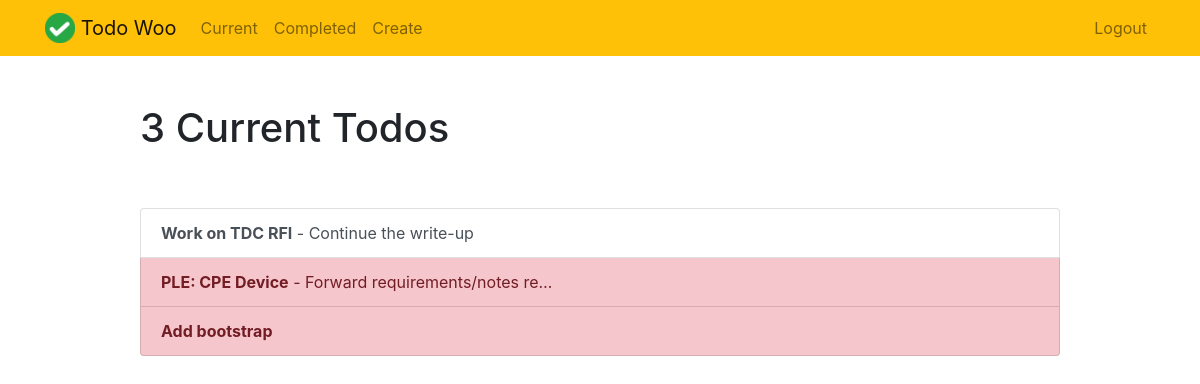
/current/ (signed in), run on the app's committed database.
### todo/models.py (models this page shows, shortened)
class Todo(models.Model):
    title = models.CharField(max_length=100)
    memo = models.TextField(blank=True)
    datecreated = models.DateTimeField(auto_now_add=True)
    datedue = models.DateField(null=True, blank=True)
    datecompleted = models.DateTimeField(null=True, blank=True)
    important = models.BooleanField(default=False)
    completed = models.BooleanField(default=False)
    user = models.ForeignKey(User, on_delete=models.CASCADE)

### todo/views.py (the view)
# urls.py: path('current/', views.currenttodos, name='currenttodos'),
@login_required
def currenttodos(request):
    todos = Todo.objects.filter(user=request.user, completed=False)
    return render(request, 'todo/currenttodos.html', {'todos':todos})

### todo/templates/todo/currenttodos.html
{% extends "todo/base.html" %}
{% block content %}
    <div class="row justify-content-center mt-5">
        <div class="col-md-10">
            {% if todos %}
                 <h1>{{ todos.count }} Current Todo{{ todos.count|pluralize }}</h1>
            {% else %}
                           <h1>Current Todos</h1>
            {% endif %}
        </div>
    </div>
    <div class="row justify-content-center mt-5">
        <div class="col-md-10">
        {% if todos %}
            <div class="list-group">
                {% for todo in todos %}
                    <a href="{% url 'viewtodo' todo.id %}" class="list-group-item list-group-item-action{% if todo.important %} list-group-item-danger{% endif %}"><b>{{ todo.title }}</b>{% if todo.memo %} - {{ todo.memo|truncatechars:30 }}{% endif %}</a>
                {% endfor %}
            </div>
        {% else %}
            <div class="text-center">
                <h2>Looks like you don't have any todos! Nice work.</h2>
            <br>
            <a role="button" class="btn btn-primary" href="{% url 'createtodo' %}">New Todo</a>
            </div>
        {% endif %}
        </div>
    </div>
{% endblock %}

### data on the page
Todo: title "Work on TDC RFI", memo "Continue the write-up"
Todo: title "PLE: CPE Device", memo "Forward requirements/notes re…"
Todo: title "Add bootstrap"

### other printed values
{{ todos.count }} "3"
